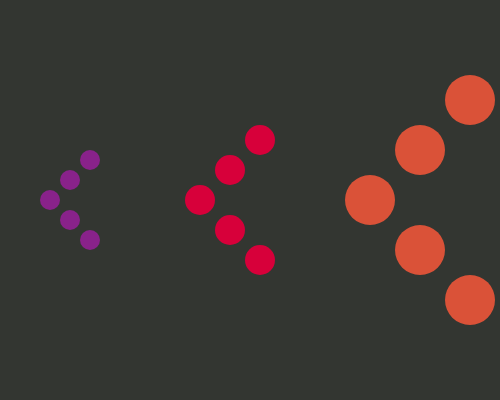
Frame 1 (no input)
Frame 60 (no input): identical to frame 1, image omitted
Frame 120 (the mouse pressed at the canvas centre since frame 60): identical to frame 1, image omitted

The p5.js sketch that drew this single still picture (run headless with seeded random() and noise() and a simulated clock; from frame 60 on, the mouse is pressed at the canvas centre):

// p5.js sketch
// ── sketch.js
var x; //x座標の変数
var y; //y座標の変数
var d; //○の直径の変数

	
function setup() {
	createCanvas(500, 400);
	background(51,54,49);
	noStroke();
	background(51,54,49);
	
	//変数に値を入れる
	x = 50;
	y = 200;
	d = 20;

	//変数を使って5つの○を描画
	fill(137, 34, 138);                   //塗り
	ellipse(x, y, d, d);                  //中心の○
	ellipse(x + d,   y - d,   d, d);　　　//中心の○から,○1つ分右,○1つ分斜め上
	ellipse(x + d*2, y - d*2, d, d);　　　//中心の○から,○2つ分右,○2つ分斜め上
	ellipse(x + d,   y + d,   d, d);      //中心の○から,○1つ分右,○1つ分斜め下
	ellipse(x + d*2, y + d*2, d, d);      //中心の○から,○2つ分左,○2つ分斜め下

	//塗りを変更
	fill(215, 0, 58);
	//Arrowを生成
	Arrow(200, 200, 30);
	
	//塗りを変更
	fill(218, 82, 56);
	//Arrowを生成
	Arrow(370, 200, 50);

}


function draw() {

}

//5つの○を描画する処理を関数Arrowにする
//引数を設定しX,Y座標と直径を指定出来るようにする

//Arrow
function Arrow(_x, _y, _d) {
	//関数Arrow内での変数を宣言
	var x;
	var y;
	var d;
	
	//関数Arrow内での変数に引数を設定
	x = _x;                            //引数 _xを受け取る
	y = _y;                            //引数 _yを受け取る
	d = _d;                            //引数 _dを受け取る
	
  ellipse(x, y, d, d);                  //中心の○
	ellipse(x + d,   y - d,   d, d);　　　//中心の○から,○1つ分右,○1つ分斜め上
	ellipse(x + d*2, y - d*2, d, d);　　　//中心の○から,○2つ分右,○2つ分斜め上
	ellipse(x + d,   y + d,   d, d);      //中心の○から,○1つ分右,○1つ分斜め下
	ellipse(x + d*2, y + d*2, d, d);      //中心の○から,○2つ分左,○2つ分斜め下
	
}
